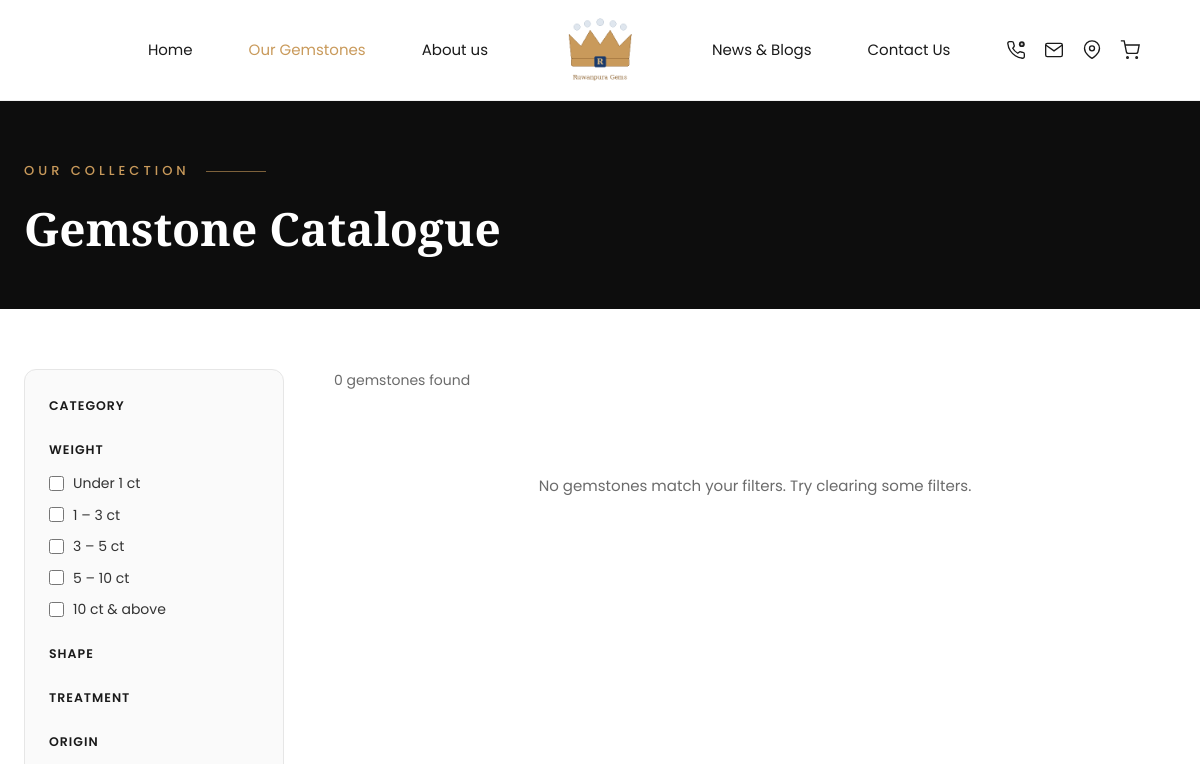
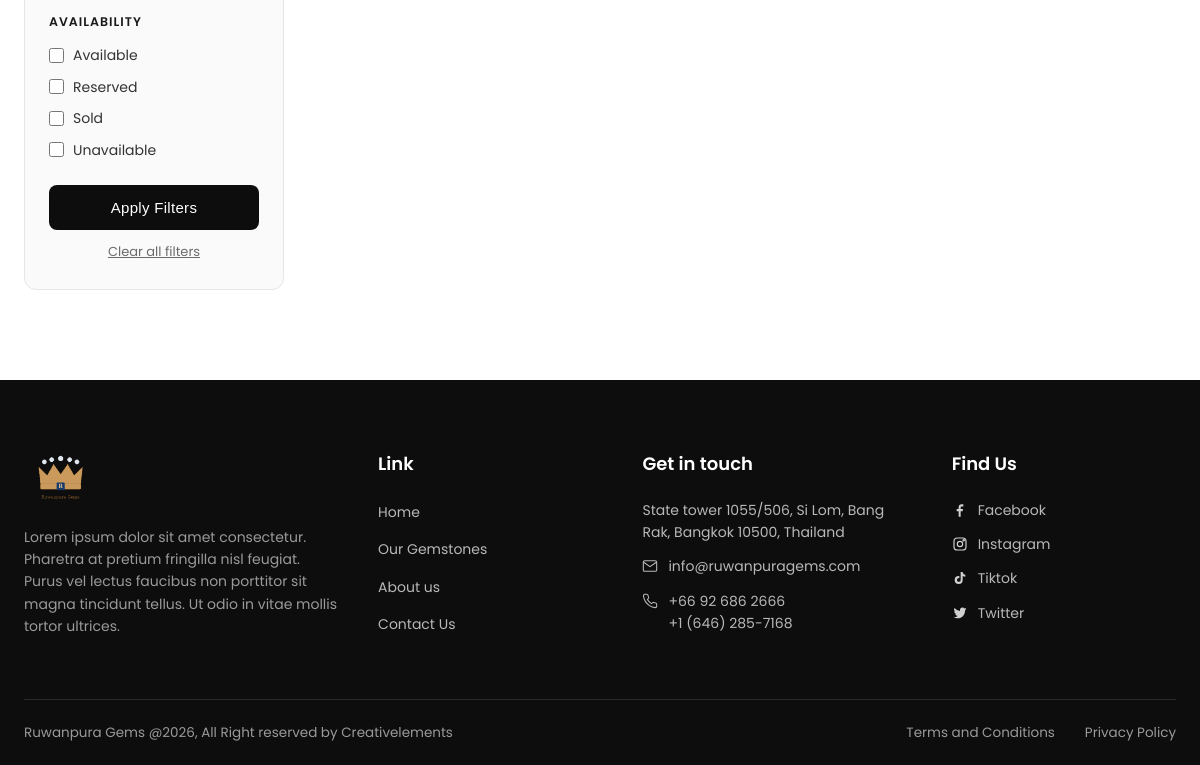
The app's page /gemstones.php, older data (2 pictures, top to bottom).
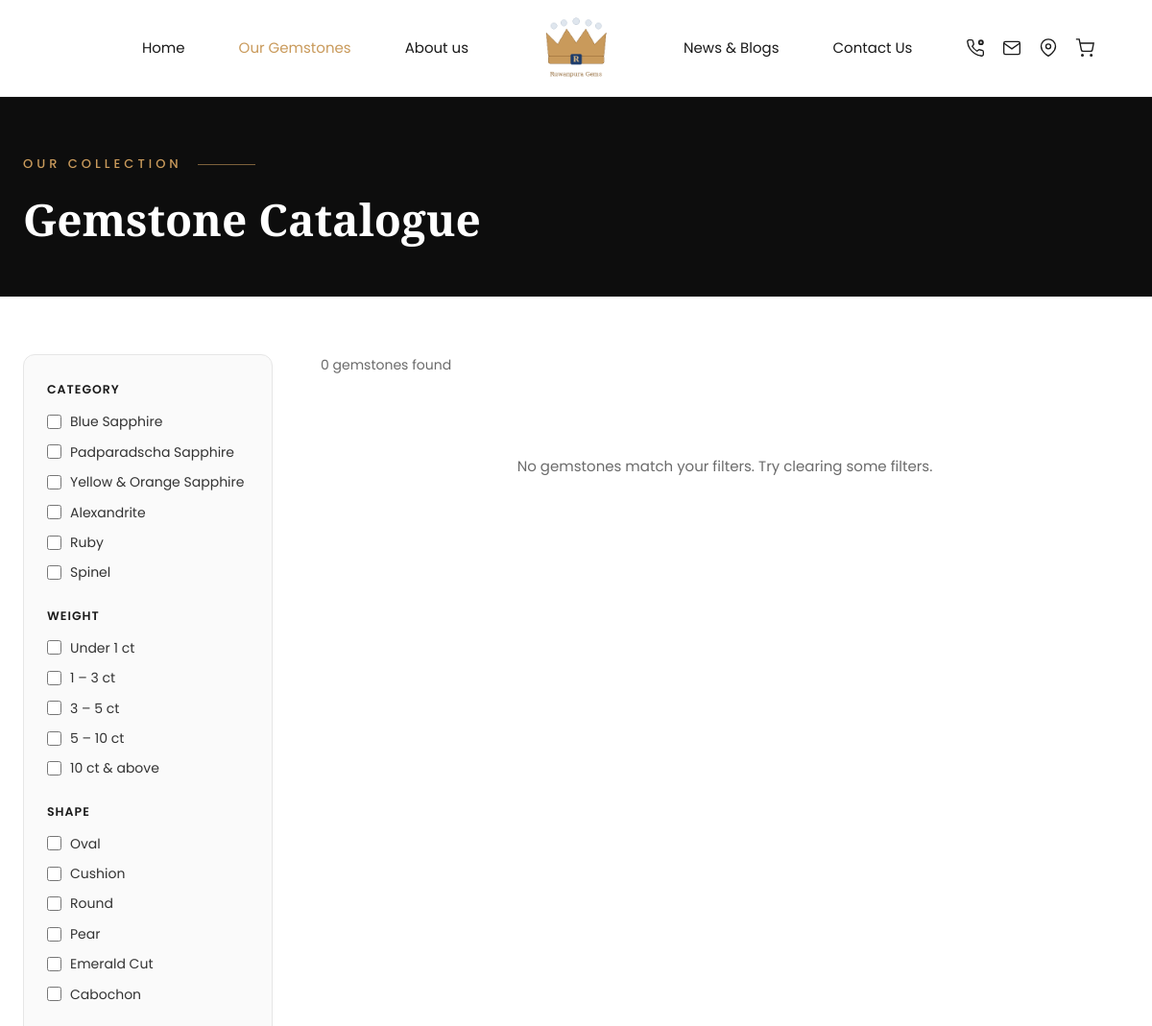
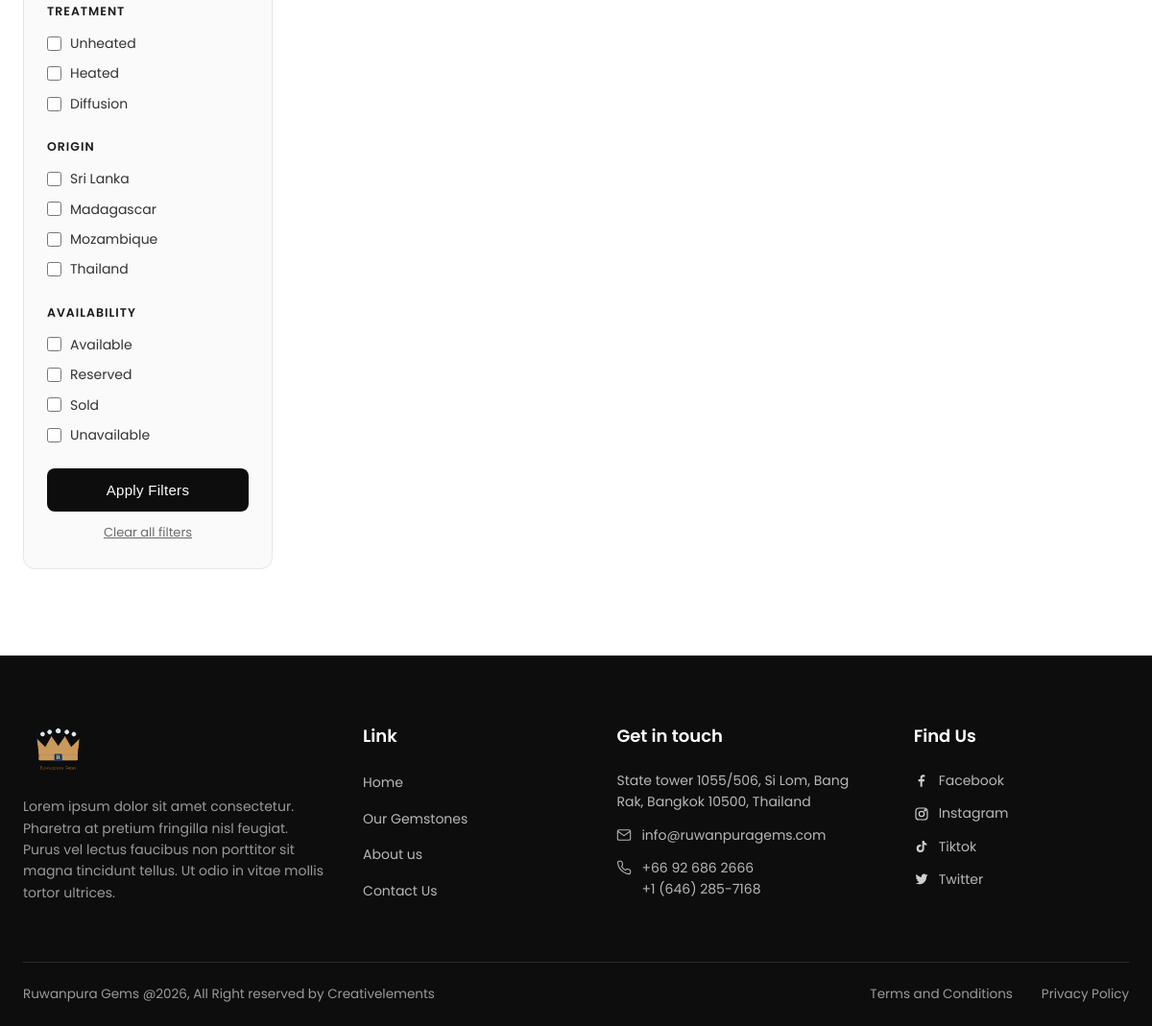
The same page, newer data (2 pictures, top to bottom).
### tables this page shows
CREATE TABLE IF NOT EXISTS `gem_categories` (
  `id` INT(11) NOT NULL AUTO_INCREMENT,
  `name` VARCHAR(120) NOT NULL,
  `slug` VARCHAR(140) NOT NULL,
  `sort_order` INT(11) NOT NULL DEFAULT 0,
  `is_active` TINYINT(1) NOT NULL DEFAULT 1,
  PRIMARY KEY (`id`),
  UNIQUE KEY `slug` (`slug`)
);

CREATE TABLE IF NOT EXISTS `gem_shapes` (
  `id` INT(11) NOT NULL AUTO_INCREMENT,
  `name` VARCHAR(120) NOT NULL,
  `sort_order` INT(11) NOT NULL DEFAULT 0,
  `is_active` TINYINT(1) NOT NULL DEFAULT 1,
  PRIMARY KEY (`id`)
);

CREATE TABLE IF NOT EXISTS `gem_treatments` (
  `id` INT(11) NOT NULL AUTO_INCREMENT,
  `name` VARCHAR(120) NOT NULL,
  `sort_order` INT(11) NOT NULL DEFAULT 0,
  `is_active` TINYINT(1) NOT NULL DEFAULT 1,
  PRIMARY KEY (`id`)
);

CREATE TABLE IF NOT EXISTS `gem_origins` (
  `id` INT(11) NOT NULL AUTO_INCREMENT,
  `name` VARCHAR(120) NOT NULL,
  `sort_order` INT(11) NOT NULL DEFAULT 0,
  `is_active` TINYINT(1) NOT NULL DEFAULT 1,
  PRIMARY KEY (`id`)
);

### includes/db.php (called while the page is built, shortened)
<?php
class Database
{
    private static $instance = null;
    private function __construct()
    {
        $dsn = 'mysql:host=' . DB_HOST . ';dbname=' . DB_NAME . ';charset=' . DB_CHARSET;
        $options = [
            PDO::ATTR_ERRMODE            => PDO::ERRMODE_EXCEPTION,
            PDO::ATTR_DEFAULT_FETCH_MODE => PDO::FETCH_ASSOC,
            PDO::ATTR_EMULATE_PREPARES   => false,
        ];
        try {
            $this->pdo = new PDO($dsn, DB_USER, DB_PASS, $options);
        } catch (PDOException $e) {
            die('Database connection failed: ' . htmlspecialchars($e->getMessage()));
        }
    }
    public static function getInstance()
    {
        if (self::$instance === null) {
            self::$instance = new self();
        }
        return self::$instance;
    }
}
function db()
{
    return Database::getInstance()->pdo;
}

### includes/functions.php (called while the page is built, shortened)
<?php
require_once __DIR__ . '/db.php';
function e($str)
{
    return htmlspecialchars($str ?? '', ENT_QUOTES, 'UTF-8');
}
    ?>
    <?php
function get_categories($activeOnly = true)
{
    $sql = "SELECT * FROM gem_categories" . ($activeOnly ? " WHERE is_active=1" : "") . " ORDER BY sort_order, id";
    return db()->query($sql)->fetchAll();
}
function get_shapes($activeOnly = true)
{
    $sql = "SELECT * FROM gem_shapes" . ($activeOnly ? " WHERE is_active=1" : "") . " ORDER BY sort_order, id";
    return db()->query($sql)->fetchAll();
}
function get_treatments($activeOnly = true)
{
    $sql = "SELECT * FROM gem_treatments" . ($activeOnly ? " WHERE is_active=1" : "") . " ORDER BY sort_order, id";
    return db()->query($sql)->fetchAll();
}
function get_origins($activeOnly = true)
{
    $sql = "SELECT * FROM gem_origins" . ($activeOnly ? " WHERE is_active=1" : "") . " ORDER BY sort_order, id";
    return db()->query($sql)->fetchAll();
}

### gemstones.php (the view, shortened to what the rows shown need)
<?php
require_once __DIR__ . '/includes/functions.php';
$categories   = get_categories();
$shapes       = get_shapes();
$treatments   = get_treatments();
$origins      = get_origins();
include __DIR__ . '/includes/header.php';
?>
<section class="catalogue-hero">
    <div class="container">
        <h1 class="catalogue-hero-title">Gemstone Catalogue</h1>
    </div>
</section>
<section class="catalogue">
    <div class="container">
        <div class="catalogue-layout">
            <aside class="catalogue-filters">
                <form method="get" id="filterForm">
                    <div class="filter-group">
                        <h4>Category</h4>
                        <?php foreach ($categories as $c): ?>
                            <label class="filter-check">
                                <input type="checkbox" name="category[]" value="<?= (int) $c['id'] ?>" <?= in_array($c['id'], $filters['category']) ? 'checked' : '' ?>>
                                <?= e($c['name']) ?>
                            </label>
                        <?php endforeach; ?>
                    </div>
                    <div class="filter-group">
                        <h4>Shape</h4>
                        <?php foreach ($shapes as $s): ?>
                            <label class="filter-check">
                                <input type="checkbox" name="shape[]" value="<?= (int) $s['id'] ?>" <?= in_array($s['id'], $filters['shape']) ? 'checked' : '' ?>>
                                <?= e($s['name']) ?>
                            </label>
                        <?php endforeach; ?>
                    </div>
                    <div class="filter-group">
                        <h4>Treatment</h4>
                        <?php foreach ($treatments as $t): ?>
                            <label class="filter-check">
                                <input type="checkbox" name="treatment[]" value="<?= (int) $t['id'] ?>" <?= in_array($t['id'], $filters['treatment']) ? 'checked' : '' ?>>
                                <?= e($t['name']) ?>
                            </label>
                        <?php endforeach; ?>
                    </div>
                    <div class="filter-group">
                        <h4>Origin</h4>
                        <?php foreach ($origins as $o): ?>
                            <label class="filter-check">
                                <input type="checkbox" name="origin[]" value="<?= (int) $o['id'] ?>" <?= in_array($o['id'], $filters['origin']) ? 'checked' : '' ?>>
                                <?= e($o['name']) ?>
                            </label>
                        <?php endforeach; ?>
                    </div>
                </form>
            </aside>
        </div>
    </div>
</section>
<?php include __DIR__ . '/includes/footer.php'; ?>

Row changes from the older to the newer data that the page shows:
added gem_categories: name "Blue Sapphire"
added gem_categories: name "Padparadscha Sapphire"
added gem_categories: name "Yellow & Orange Sapphire"
added gem_categories: name "Alexandrite"
added gem_categories: name "Ruby"
added gem_categories: name "Spinel"
added gem_shapes: name "Oval"
added gem_shapes: name "Cushion"
added gem_shapes: name "Round"
added gem_shapes: name "Pear"
added gem_shapes: name "Emerald Cut"
added gem_shapes: name "Cabochon"
added gem_treatments: name "Unheated"
added gem_treatments: name "Heated"
added gem_treatments: name "Diffusion"
added gem_origins: name "Sri Lanka"
added gem_origins: name "Madagascar"
added gem_origins: name "Mozambique"
added gem_origins: name "Thailand"
